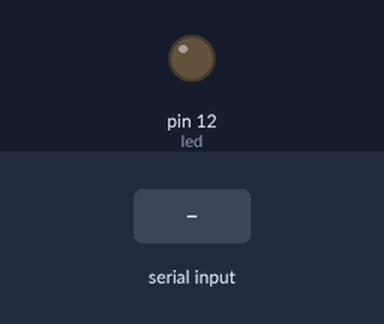
Simulated run of this sketch. Board: Arduino Uno, built with avr-gcc and run on an emulated ATmega328P. Shown: output pins drawn as LEDs (lit = HIGH). The test bench sets the inputs (shaded band). What the sketch prints to the serial monitor is not drawn.

Above: at 1.2 s.
1.3 s: "90,45\n" received over Serial
At 2.5 s:
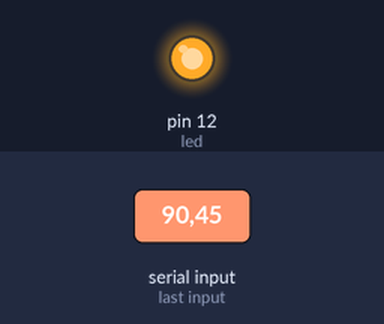
2.8 s: "30,150\n" received over Serial
At 3.9 s:
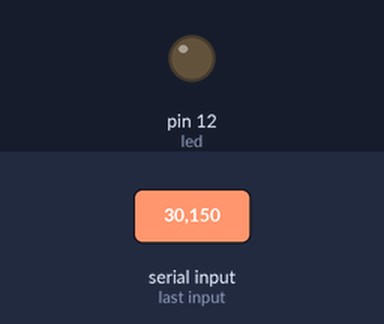
4.3 s: "90\n" received over Serial
At 5.1 s:
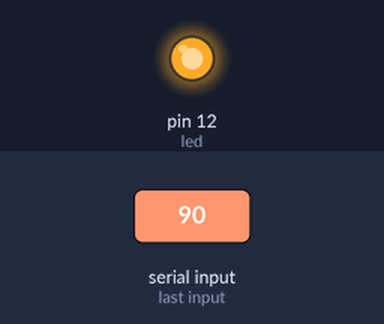
Timing chart, 0 to 7.3 s (numbered marks = the images above; inputs shaded):
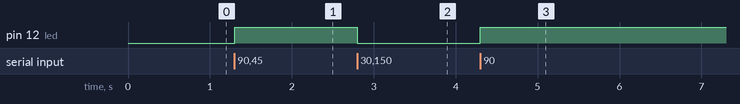

The sketch:

serial_comm.ino
```cpp
int x;
int led = 12;

void setup(){
  Serial.begin(115200);
  Serial.setTimeout(1);
  pinMode(led, OUTPUT);
}

void loop(){
  while(!Serial.available());
  x = Serial.readString().toInt();
  Serial.print(x);
  if(x >= 90){
    digitalWrite(led, HIGH);
  }
  else{
    digitalWrite(led, LOW);
  }
}
```

Measured:
- after the input at 1.3 s, pin 12 (led): LOW → HIGH at once
- after the input at 2.8 s, pin 12 (led): HIGH → LOW at once
- after the input at 4.3 s, pin 12 (led): LOW → HIGH at once
